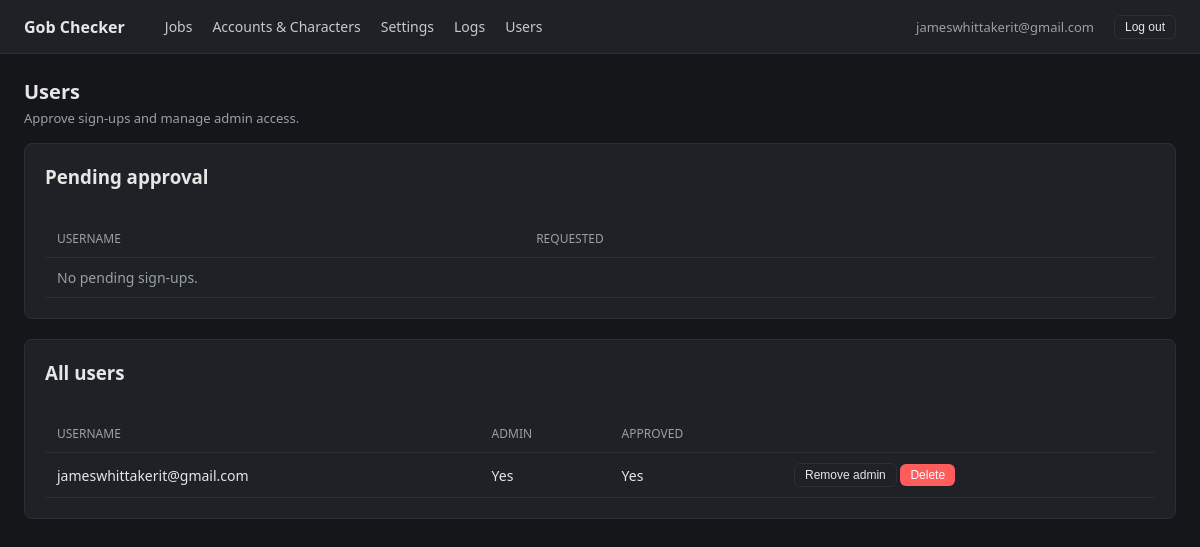
/admin/users (signed in), run on an earlier commit of the app's database.
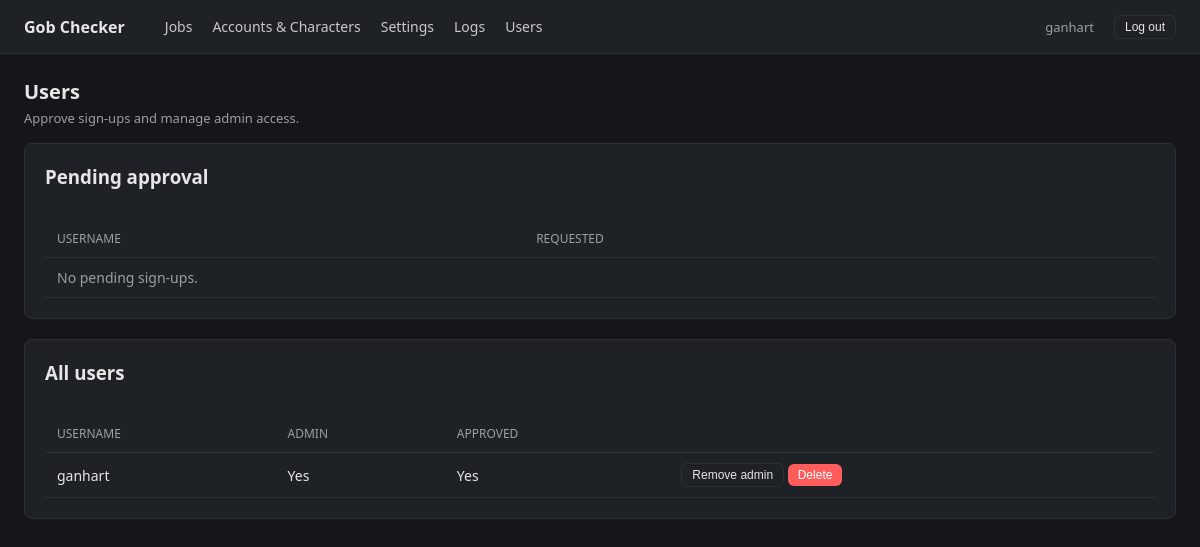
And on a later commit of the database.
### tables this page shows
CREATE TABLE users (
    id INTEGER PRIMARY KEY AUTOINCREMENT,
    email TEXT NOT NULL UNIQUE,
    password_hash TEXT NOT NULL,
    is_admin INTEGER NOT NULL DEFAULT 0,
    is_approved INTEGER NOT NULL DEFAULT 0,
    created_at TEXT NOT NULL
);

### app.py (the view)
@app.route("/admin/users")
@login_required
@admin_required
def admin_users():
    return render_template(
        "admin_users.html",
        users=db.list_users(),
        pending=db.list_pending_users(),
    )

### auth.py (called while the page is built)
@login_manager.user_loader
def load_user(user_id):
    row = db.get_user_by_id(int(user_id))
    if row is None:
        return None
    return User(row)

def admin_required(view):
    @wraps(view)
    def wrapped(*args, **kwargs):
        if not current_user.is_authenticated or not current_user.is_admin:
            abort(403)
        return view(*args, **kwargs)
    return wrapped

### db.py (called while the page is built)
@contextmanager
def get_conn():
    conn = sqlite3.connect(DB_PATH)
    conn.row_factory = sqlite3.Row
    conn.execute("PRAGMA foreign_keys = ON")
    try:
        yield conn
        conn.commit()
    finally:
        conn.close()

def get_user_by_id(user_id):
    with get_conn() as conn:
        return conn.execute("SELECT * FROM users WHERE id = ?", (user_id,)).fetchone()

def list_users():
    with get_conn() as conn:
        return conn.execute("SELECT * FROM users ORDER BY created_at").fetchall()

def list_pending_users():
    with get_conn() as conn:
        return conn.execute(
            "SELECT * FROM users WHERE is_approved = 0 ORDER BY created_at"
        ).fetchall()

### templates/admin_users.html (shortened to what this page needs)
{% extends "base.html" %}
{% block content %}
<h1>Users</h1>
<div class="subtitle">Approve sign-ups and manage admin access.</div>
<div class="panel">
    <h3 style="margin-top:0;">Pending approval</h3>
    <div class="table-wrap">
    <table>
        <tr><th>Username</th><th>Requested</th><th></th></tr>
        {% for u in pending %}
        <tr>
            <td>{{ u.email }}</td>
            <td>{{ u.created_at[:19].replace("T", " ") }}</td>
            <td style="white-space:nowrap;">
                <form class="inline" method="post" action="{{ url_for('approve_user', user_id=u.id) }}">
                    <button class="btn small">Approve</button>
                </form>
                <form class="inline" method="post" action="{{ url_for('reject_user', user_id=u.id) }}"
                      onsubmit="return confirm('Reject and delete this sign-up request?');">
                    <button class="btn small danger">Reject</button>
                </form>
            </td>
        </tr>
        {% else %}
        <tr><td colspan="3" style="color:var(--muted);">No pending sign-ups.</td></tr>
        {% endfor %}
    </table>
    </div>
</div>
<div class="panel">
    <h3 style="margin-top:0;">All users</h3>
    <div class="table-wrap">
    <table>
        <tr><th>Username</th><th>Admin</th><th>Approved</th><th></th></tr>
        {% for u in users %}
        <tr>
            <td>{{ u.email }}</td>
            <td>{{ "Yes" if u.is_admin else "No" }}</td>
            <td>{{ "Yes" if u.is_approved else "No" }}</td>
            <td style="white-space:nowrap;">
                <form class="inline" method="post" action="{{ url_for('toggle_admin', user_id=u.id) }}">
                    <button class="btn small secondary">{{ "Remove admin" if u.is_admin else "Make admin" }}</button>
                </form>
                <form class="inline" method="post" action="{{ url_for('delete_user', user_id=u.id) }}"
                      onsubmit="return confirm('Delete this user account?');">
                    <button class="btn small danger">Delete</button>
                </form>
            </td>
        </tr>
        {% endfor %}
    </table>
    </div>
</div>
{% endblock %}

### templates/base.html (shortened to what this page needs)
<!doctype html>
<html>
<head>
</head>
<body>
<nav>
    <span class="brand">Gob Checker</span>
    <a href="{{ url_for('index') }}">Jobs</a>
    <a href="{{ url_for('accounts') }}">Accounts &amp; Characters</a>
    <a href="{{ url_for('settings') }}">Settings</a>
    <a href="{{ url_for('logs') }}">Logs</a>
    {% if current_user.is_authenticated and current_user.is_admin %}
    <a href="{{ url_for('admin_users') }}">Users</a>
    {% endif %}
    {% if current_user.is_authenticated %}
    <span style="color:var(--muted); font-size:13px;">{{ current_user.email }}</span>
    <form method="post" action="{{ url_for('logout') }}" class="inline">
        <button class="btn small secondary" type="submit">Log out</button>
    </form>
    {% endif %}
</nav>
<main>
    {% block content %}{% endblock %}
</main>
</body>
</html>

What changed in the data, as far as the page shows it:
changed users "Yes": email "jameswhittakerit@gmail.com" → "ganhart"
